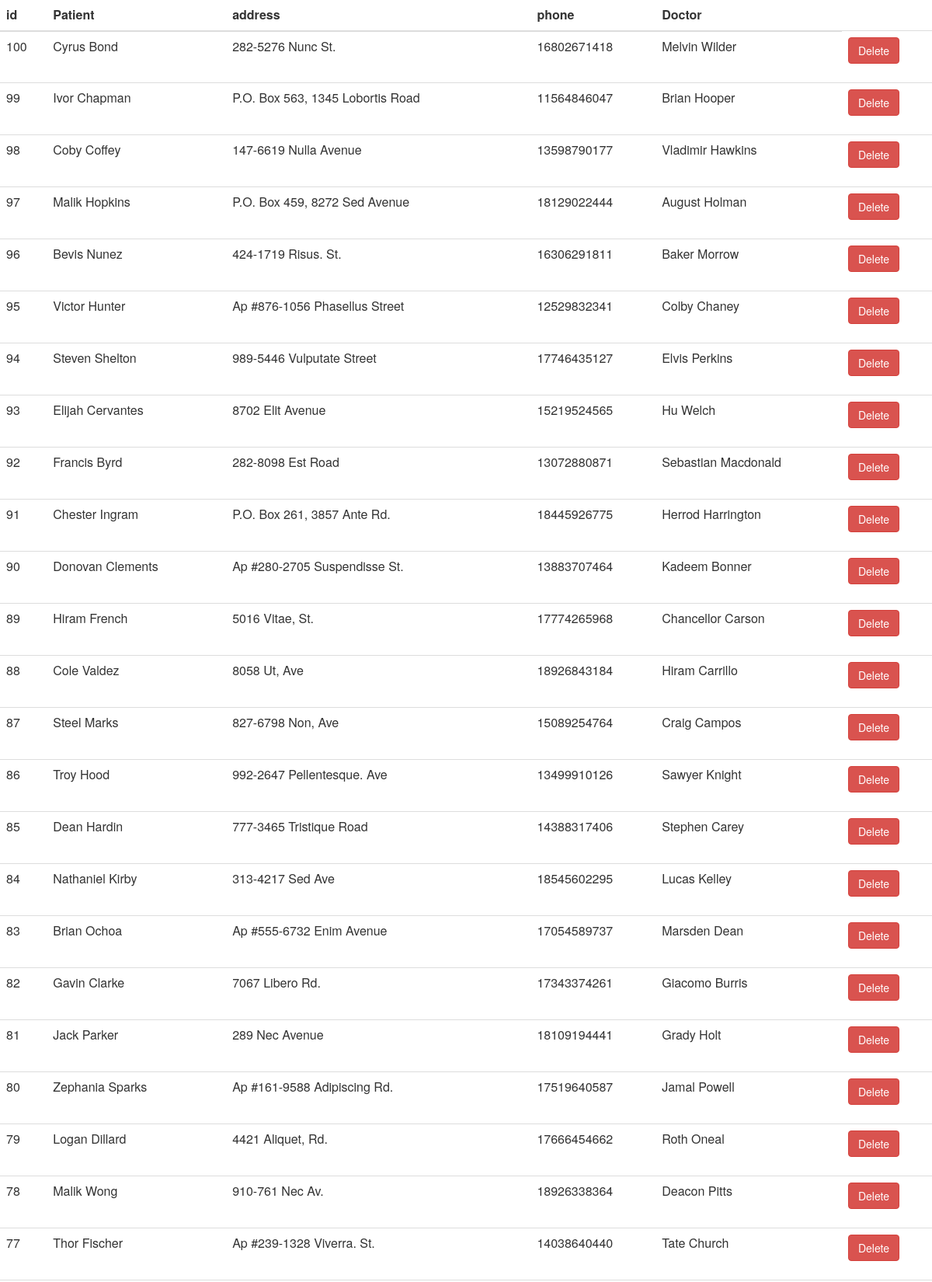
Page /clinic/Patient/view_patients.php (upper part) on the committed database.
### tables this page shows
CREATE TABLE `patient` (
  `id` int(11) NOT NULL,
  `name` varchar(200) DEFAULT NULL,
  `address` varchar(200) DEFAULT NULL,
  `phone` varchar(200) DEFAULT NULL,
  `family_doctor_id` int(11) NOT NULL
);

CREATE TABLE `doctor` (
  `id` int(11) NOT NULL,
  `name` varchar(200) DEFAULT NULL,
  `email` varchar(200) DEFAULT NULL,
  `phone` varchar(200) DEFAULT NULL,
  `qualification` varchar(200) DEFAULT NULL,
  `speciality_id` int(11) NOT NULL
);

### clinic/Patient/view_patients.php (the view, shortened to what this page needs)
<link rel="stylesheet" href="https://maxcdn.bootstrapcdn.com/bootstrap/3.3.7/css/bootstrap.min.css">
<?php
$conn = Connect();
$table = "";
if ($result = $conn->query('SELECT p.id, p.name as Patient, p.address, p.phone, d.name as Doctor FROM patient p left join doctor d on p.family_doctor_id = d.id order by p.id desc;')) {
    $fieldsInfo = $result->fetch_fields();
    $table .= "<table class='table table-inverse' style='width: 100%;'>";
	$table .= "<thead>";
		$table .= "<tr>";
		foreach($fieldsInfo as $fieldInfo)
			$table .= "<th scope='row'>{$fieldInfo->name}</th>";
		$table .= "</tr>";
	$table .= "</thead>";
	$table .= "<body>";
		while ($row = $result->fetch_assoc()) {
			$table .= "<tr>";
			foreach($row as $columnValue)
				$table .= "<td>$columnValue</td>";
			$table .= "<td>
			<form action='delete_patient.php' method='post' >
				<input type='hidden' name='delete_patient_id' value='$row[id]'>
				<button id='delete-patient' type='submit' name='btn_delete' class='btn btn-danger'>Delete</button>
			</form>
			</td>";
			$table .= "</tr>";
		}
	$table .= "</tbody>";
    $table .= "</table>";
}
echo $table;
?>

### rows in the picture
patient: id "100", name "Cyrus Bond", address "282-5276 Nunc St.", phone "16802671418", family_doctor.name "Melvin Wilder"
patient: id "99", name "Ivor Chapman", address "P.O. Box 563, 1345 Lobortis Road", phone "11564846047", family_doctor.name "Brian Hooper"
patient: id "98", name "Coby Coffey", address "147-6619 Nulla Avenue", phone "13598790177", family_doctor.name "Vladimir Hawkins"
patient: id "97", name "Malik Hopkins", address "P.O. Box 459, 8272 Sed Avenue", phone "18129022444", family_doctor.name "August Holman"
patient: id "96", name "Bevis Nunez", address "424-1719 Risus. St.", phone "16306291811", family_doctor.name "Baker Morrow"
patient: id "95", name "Victor Hunter", address "Ap #876-1056 Phasellus Street", phone "12529832341", family_doctor.name "Colby Chaney"
patient: id "94", name "Steven Shelton", address "989-5446 Vulputate Street", phone "17746435127", family_doctor.name "Elvis Perkins"
patient: id "93", name "Elijah Cervantes", address "8702 Elit Avenue", phone "15219524565", family_doctor.name "Hu Welch"
patient: id "92", name "Francis Byrd", address "282-8098 Est Road", phone "13072880871", family_doctor.name "Sebastian Macdonald"
patient: id "91", name "Chester Ingram", address "P.O. Box 261, 3857 Ante Rd.", phone "18445926775", family_doctor.name "Herrod Harrington"
patient: id "90", name "Donovan Clements", address "Ap #280-2705 Suspendisse St.", phone "13883707464", family_doctor.name "Kadeem Bonner"
patient: id "89", name "Hiram French", address "5016 Vitae, St.", phone "17774265968", family_doctor.name "Chancellor Carson"
patient: id "88", name "Cole Valdez", address "8058 Ut, Ave", phone "18926843184", family_doctor.name "Hiram Carrillo"
patient: id "87", name "Steel Marks", address "827-6798 Non, Ave", phone "15089254764", family_doctor.name "Craig Campos"
patient: id "86", name "Troy Hood", address "992-2647 Pellentesque. Ave", phone "13499910126", family_doctor.name "Sawyer Knight"
patient: id "85", name "Dean Hardin", address "777-3465 Tristique Road", phone "14388317406", family_doctor.name "Stephen Carey"
patient: id "84", name "Nathaniel Kirby", address "313-4217 Sed Ave", phone "18545602295", family_doctor.name "Lucas Kelley"
patient: id "83", name "Brian Ochoa", address "Ap #555-6732 Enim Avenue", phone "17054589737", family_doctor.name "Marsden Dean"
patient: id "82", name "Gavin Clarke", address "7067 Libero Rd.", phone "17343374261", family_doctor.name "Giacomo Burris"
patient: id "81", name "Jack Parker", address "289 Nec Avenue", phone "18109194441", family_doctor.name "Grady Holt"
patient: id "80", name "Zephania Sparks", address "Ap #161-9588 Adipiscing Rd.", phone "17519640587", family_doctor.name "Jamal Powell"
patient: id "79", name "Logan Dillard", address "4421 Aliquet, Rd.", phone "17666454662", family_doctor.name "Roth Oneal"
patient: id "78", name "Malik Wong", address "910-761 Nec Av.", phone "18926338364", family_doctor.name "Deacon Pitts"
patient: id "77", name "Thor Fischer", address "Ap #239-1328 Viverra. St.", phone "14038640440", family_doctor.name "Tate Church"

### other values in the picture
$fieldInfo->name "id"
$fieldInfo->name "Patient"
$fieldInfo->name "address"
$fieldInfo->name "phone"
$fieldInfo->name "Doctor"
